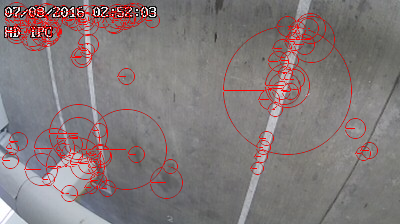
#> input picture tutorials/simpcv/empty.png, 400 x 224 px, given in place of empty.bmp, which was not available
$ python bgs.py   (older library calls are emulated)
#> lines starting #> are read from the running program, lines starting #| are printed output that depends on the picture; pictures that were not available may be replaced by others from this repository, and a replacement may not be noted
import cv2
import numpy as np
from matplotlib import pyplot as plt

# Load the baseline image
#bfilename = '/home/acp/Downloads/092216_1458.jpg'
bfilename = '/home/acp/work/camera_testing/hosafe/cam10/empty.bmp'
bim = cv2.imread(bfilename)
#> bim is the input picture: shape (224, 400, 3); mean B, G, R 121.8, 121, 130.9
bimgray = cv2.cvtColor(bim, cv2.COLOR_BGR2GRAY)
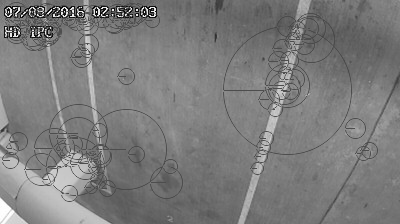
#> bimgray: shape (224, 400); min 3, max 255, mean 124.1


# Load test image
#filename = '/home/acp/Downloads/092216_1455.jpg'
filename = '/home/acp/work/camera_testing/hosafe/cam10/spot28_occ.bmp'
im = cv2.imread(filename)
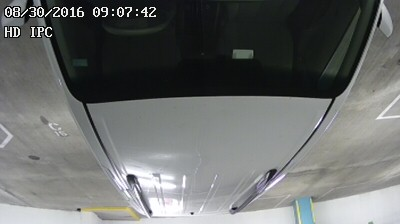
#> input picture tutorials/opencv/van_spot17.jpg, 400 x 224 px, given in place of spot28_occ.bmp, which was not available
#> im is the input picture: shape (224, 400, 3); mean B, G, R 106.7, 108, 105.7
imgray = cv2.cvtColor(im, cv2.COLOR_BGR2GRAY)

# compute the absolute difference between the current frame and
# first frame
frameDelta = cv2.absdiff( imgray, bimgray )
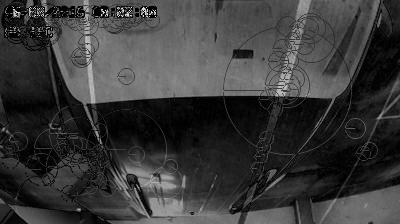
#> frameDelta: shape (224, 400); min 0, max 233, mean 57.4

plt.figure()
plt.imshow(frameDelta,'gray')
plt.show()
import sys
sys.exit()
#> (the program exits here)
